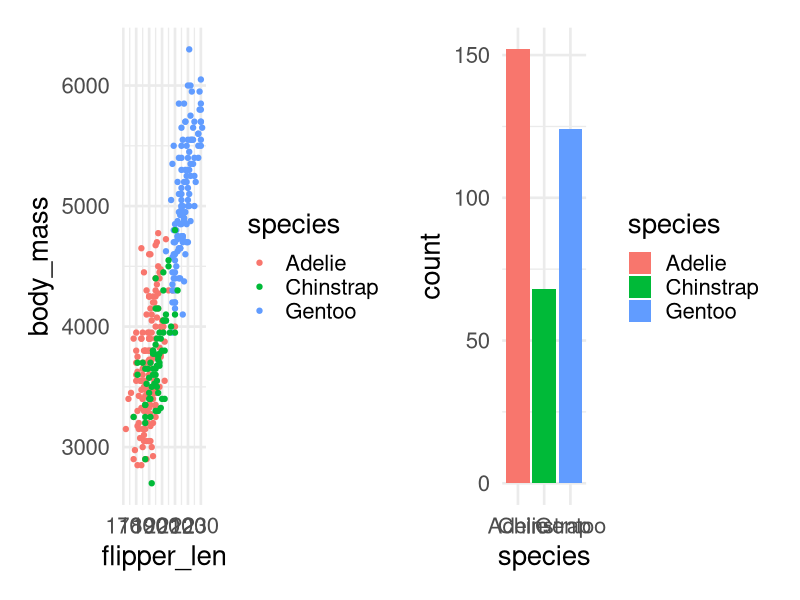
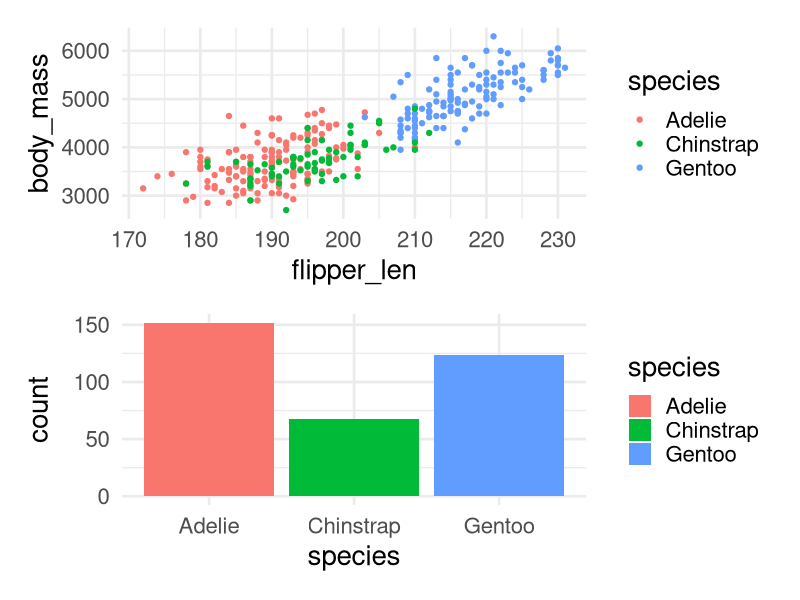
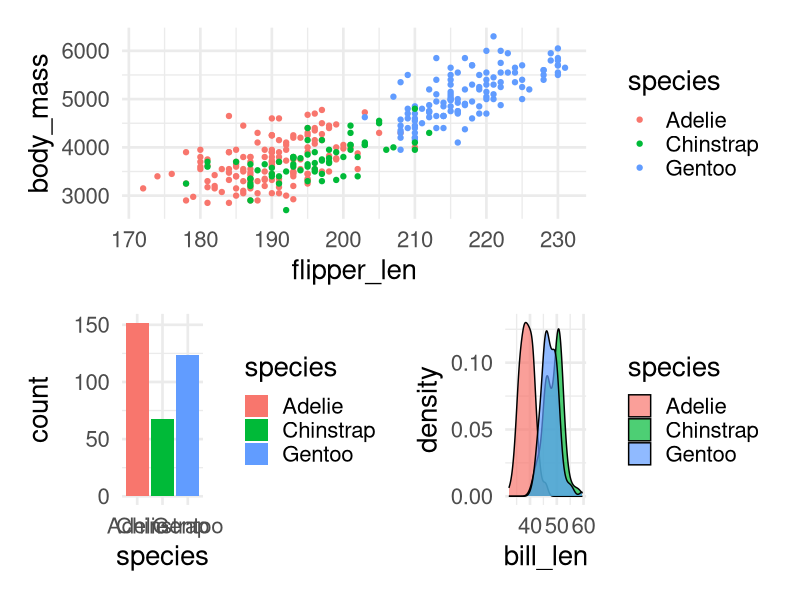
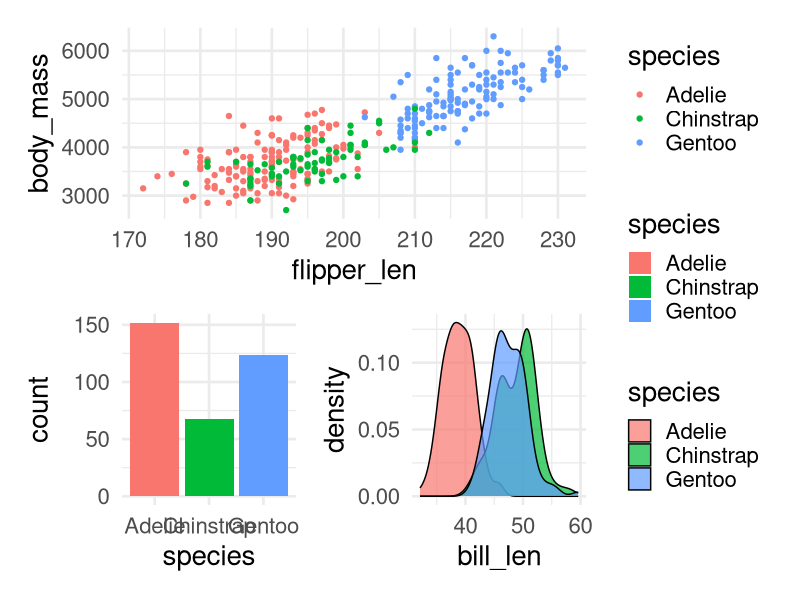
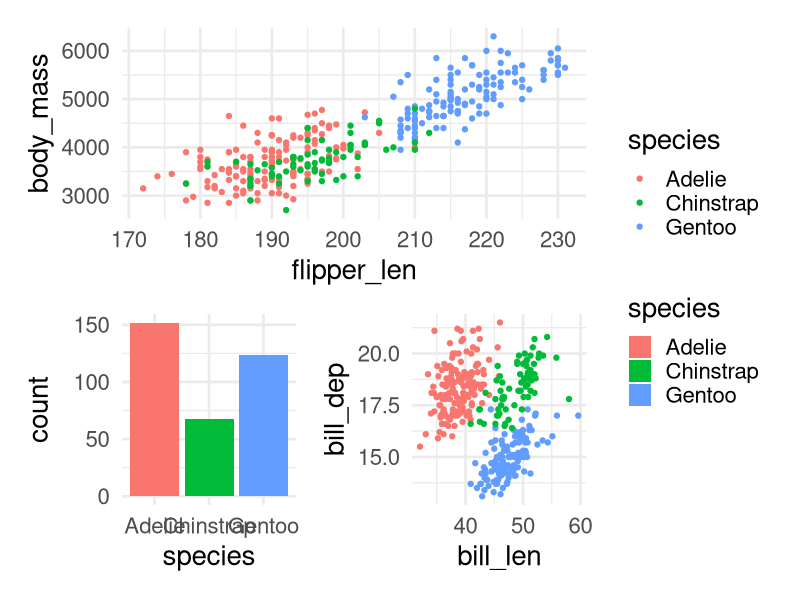
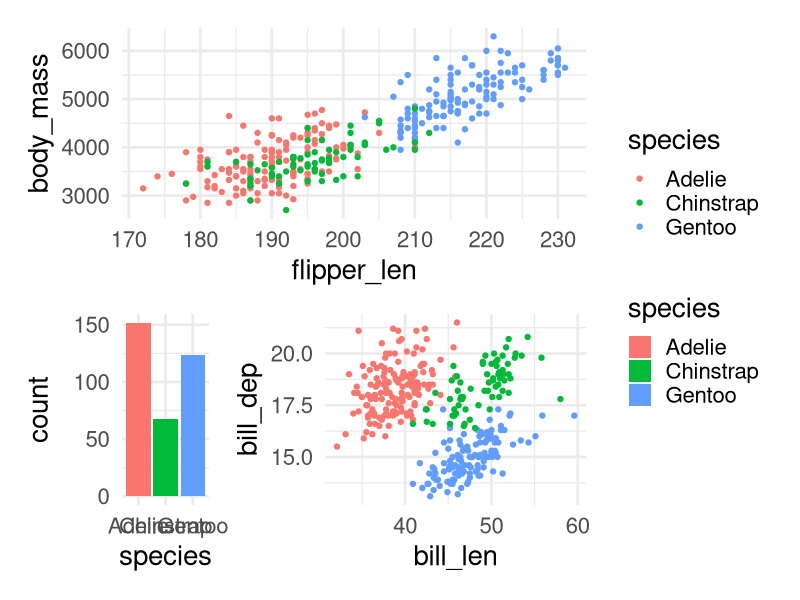
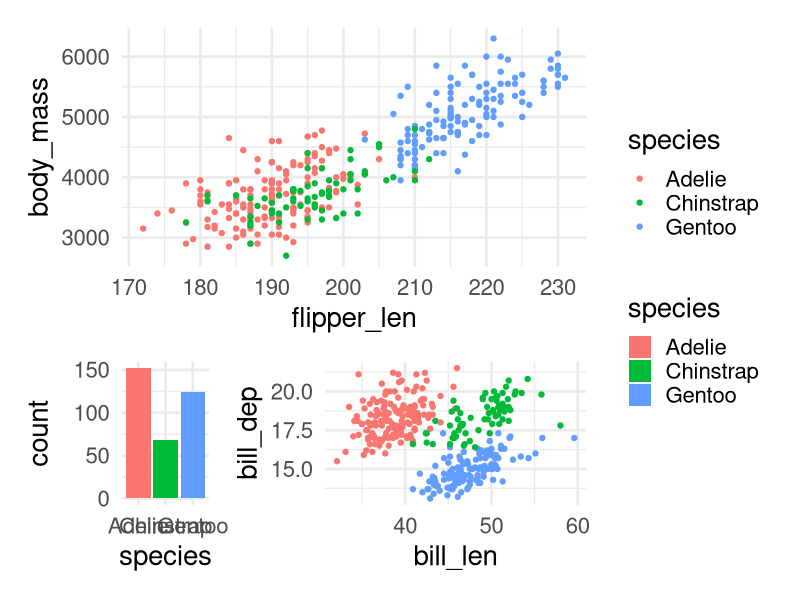
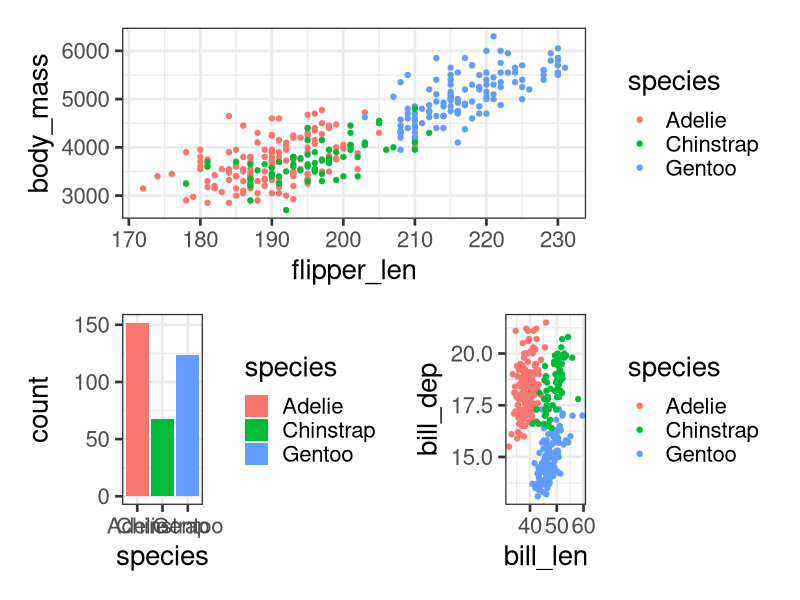

Write R code to recreate these figures, in order. (Note: this script raises an error after producing the figures.)
## ---- chunk 1
#| echo: false

library(tidyverse)
library(patchwork)
theme_set(theme_minimal(base_size=20))
## ---- chunk 2
#| echo: true
#| fig.width: 10
#| fig.height: 5
#| fig.align: 'center'
g1 <- ggplot(penguins) + aes(x=flipper_len, y=body_mass, col=species) + geom_point()
g2 <- ggplot(penguins) + aes(x=species, fill=species) + geom_bar()
g1 + g2
## ---- chunk 3
#| echo: true
#| fig-width: 10
#| fig.height: 5
#| fig.align: 'center'
g1 <- ggplot(penguins) + aes(x=flipper_len, y=body_mass, col=species) + geom_point()
g2 <- ggplot(penguins) + aes(x=species, fill=species) + geom_bar()
g1 / g2
## ---- chunk 4
#| echo: true
#| fig-width: 10
#| fig.height: 5
#| fig.align: 'center'
g1 <- ggplot(penguins) + aes(x=flipper_len, y=body_mass, col=species) + geom_point()
g2 <- ggplot(penguins) + aes(x=species, fill=species) + geom_bar()
g3 <- ggplot(penguins) + aes(x=bill_len, fill=species) + geom_density(alpha=0.7)
g1 / (g2+g3)
## ---- chunk 5
#| echo: true
#| fig-width: 10
#| fig.height: 5
#| fig.align: 'center'
g1 <- ggplot(penguins) + aes(x=flipper_len, y=body_mass, col=species) + geom_point()
g2 <- ggplot(penguins) + aes(x=species, fill=species) + geom_bar()
g3 <- ggplot(penguins) + aes(x=bill_len, fill=species) + geom_density(alpha=0.7)
g1 / (g2+g3) + plot_layout(guides = 'collect')
## ---- chunk 6
#| echo: true
#| fig-width: 10
#| fig.height: 5
#| fig.align: 'center'
g1 <- ggplot(penguins) + aes(x=flipper_len, y=body_mass, col=species) + geom_point()
g2 <- ggplot(penguins) + aes(x=species, fill=species) + geom_bar()
g4 <- ggplot(penguins) + aes(x=bill_len, y=bill_dep, col=species) + geom_point()
g1 / (g2+g4) + plot_layout(guides = 'collect')
## ---- chunk 7
#| echo: true
#| fig-width: 10
#| fig.height: 5
#| fig.align: 'center'
g1 <- ggplot(penguins) + aes(x=flipper_len, y=body_mass, col=species) + geom_point()
g2 <- ggplot(penguins) + aes(x=species, fill=species) + geom_bar()
g4 <- ggplot(penguins) + aes(x=bill_len, y=bill_dep, col=species) + geom_point()
g1 / (g2+g4 + plot_layout(widths=c(1, 3))) + plot_layout(guides = 'collect')
## ---- chunk 8
#| echo: true
#| fig-width: 10
#| fig.height: 5
#| fig.align: 'center'
g1 <- ggplot(penguins) + aes(x=flipper_len, y=body_mass, col=species) + geom_point()
g2 <- ggplot(penguins) + aes(x=species, fill=species) + geom_bar()
g4 <- ggplot(penguins) + aes(x=bill_len, y=bill_dep, col=species) + geom_point()
g1 / (g2+g4 + plot_layout(widths=c(1, 3))) + plot_layout(heights=c(5,3), guides = 'collect')
## ---- chunk 9
#| echo: true
#| fig-width: 10
#| fig.height: 5
#| fig.align: 'center'
g1 / (g2+g4) + plot_layout(widths=c(1, 3)) &
  theme_bw(base_size=20)
## ---- chunk 10
#| echo: true
#| fig-width: 10
#| fig.height: 5
#| fig.align: 'center'
g1 + theme_grey()
## ---- chunk 11
#| echo: true
#| fig-width: 10
#| fig.height: 5
#| fig.align: 'center'
g1 + theme_bw()
## ---- chunk 12
#| echo: true
#| fig-width: 10
#| fig.height: 5
#| fig.align: 'center'
g1 + theme_dark()
## ---- chunk 13
#| echo: true
#| fig-width: 10
#| fig.height: 5
#| fig.align: 'center'
g1 + theme_minimal()
## ---- chunk 14
#| echo: true
#| fig-width: 10
#| fig.height: 5
#| fig.align: 'center'
library(ggthemes)
g1 + theme_economist()
## ---- chunk 15
#| echo: true
#| fig-width: 10
#| fig.height: 5
#| fig.align: 'center'
library(ggthemes)
g1 + theme_excel() + scale_colour_excel()
## ---- chunk 16
#| echo: true
systemfonts::system_fonts() |> select(name, family, style, weight, path)
## ---- chunk 17
#| echo: true
library(systemfonts)
require_font("Ubuntu")
## ---- chunk 18
#| echo: true
#| fig-width: 10
#| fig.height: 5
#| fig.align: 'center'
require_font("Ubuntu")
g1 +
  theme_minimal(base_family="Ubuntu", base_size=20)
## ---- chunk 19
#| echo: true
#| fig-width: 10
#| fig.height: 5
#| fig.align: 'center'
require_font("Barrio")
g1 +
  theme_minimal(base_family="Barrio", base_size=20)
## ---- chunk 20
#| echo: true
system_fonts() |> filter(family == "Ubuntu") |>
  select(name, style, weight, width, path)
## ---- chunk 21
#| echo: true
register_variant(
  "Ubuntu Light",
  "Ubuntu",
  weight='light'
)
font_info("Ubuntu Light") |> select(family, style, name, weight)
## ---- chunk 22
#| echo: true
#| fig-width: 6
#| fig.height: 4
#| fig.align: 'center'
g1 +
  theme_minimal(base_family="Ubuntu", base_size=20)
## ---- chunk 23
#| echo: true
#| fig-width: 6
#| fig.height: 4
#| fig.align: 'center'
g1 +
  theme_minimal(base_family="Ubuntu Light", base_size=20)
## ---- chunk 24
vacc <- read_csv(here::here("data/covid_vacc.csv")) |>
  filter(Dose == "Fully vaccinated")
theme_set(theme_grey(base_size=20))
## ---- chunk 25
#| ref.label="design1"
## ---- chunk 26
#| ref.label="design2"
## ---- chunk 27
#| ref.label="design3"
## ---- chunk 28
#| ref.label="design4"
## ---- chunk 29
#| ref.label="design5"
## ---- chunk 30
#| ref.label="design6"
## ---- chunk 31
#| ref.label="design7"
## ---- chunk 32
#| ref.label="design8"
## ---- chunk 33
#| ref.label="design9"
## ---- chunk 34
#| ref.label="design10"
## ---- chunk 35
#| ref.label="design11"
## ---- chunk 36
#| ref.label="design12"
## ---- chunk 37
#| ref.label="design13"
## ---- chunk 38
#| ref.label="design14"
## ---- chunk 39
#| ref.label="design15"
## ---- chunk 40
#| ref.label="design16"
## ---- chunk 41
#| ref.label="design17"
